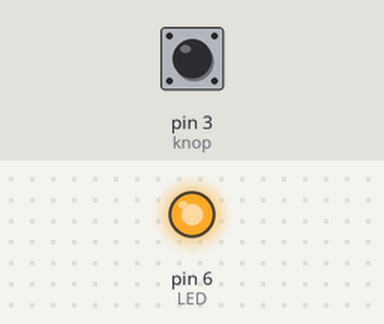
This sketch was run on a simulated Arduino Uno, built with avr-gcc and run on an emulated ATmega328P. Shown: output pins drawn as LEDs (lit = HIGH). Dashed ring = blinking. Inputs (shaded band) come from the test bench; at power-on: pin 3 (knop) HIGH.

Above: at 1.2 s.
1.3 s: pin 3 (knop) pulled LOW for 0.15 s
At 2.7 s:
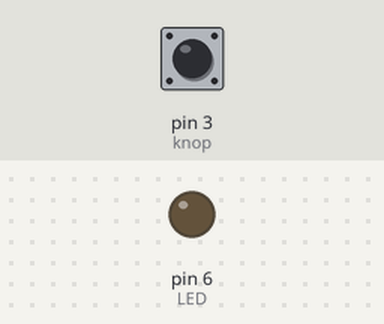
3.0 s: pin 3 (knop) pulled LOW for 1 s
At 4.4 s:
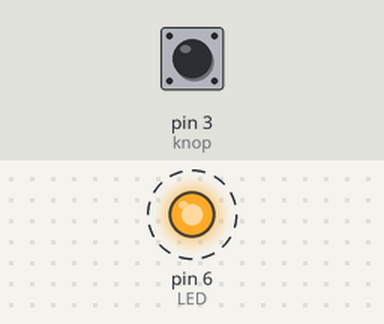
Timing chart, 0 to 13.0 s (numbered marks = the images above; inputs shaded):
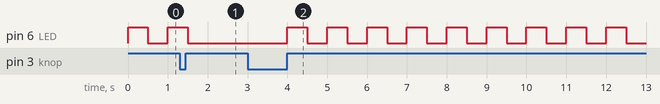

Measured:
- after the input at 1.3 s, pin 6 (LED): goes on until 1.5 s, then stays LOW
- after the input at 3.0 s, pin 6 (LED): alternates HIGH for 0.50 s and LOW for 0.50 s, starting after 1.0 s

The sketch:

switch_interrupt.ino
```cpp
//dit is de code voor switch interrrupt van Fabrice Couck

const byte LED=6;
const byte knop=3;
bool run;


void setup() {
  // put your setup code here, to run once:
pinMode(LED,OUTPUT);
attachInterrupt(digitalPinToInterrupt(knop), aan, RISING);
pinMode(knop,INPUT_PULLUP);
}

void loop() {
  // put your main code here, to run repeatedly:
if (run)
{
digitalWrite(LED,HIGH);
delay(500);
digitalWrite(LED, LOW);
delay(500);
}
else digitalWrite(LED,LOW);

}
void aan()
{
run= !run;
 }
```
